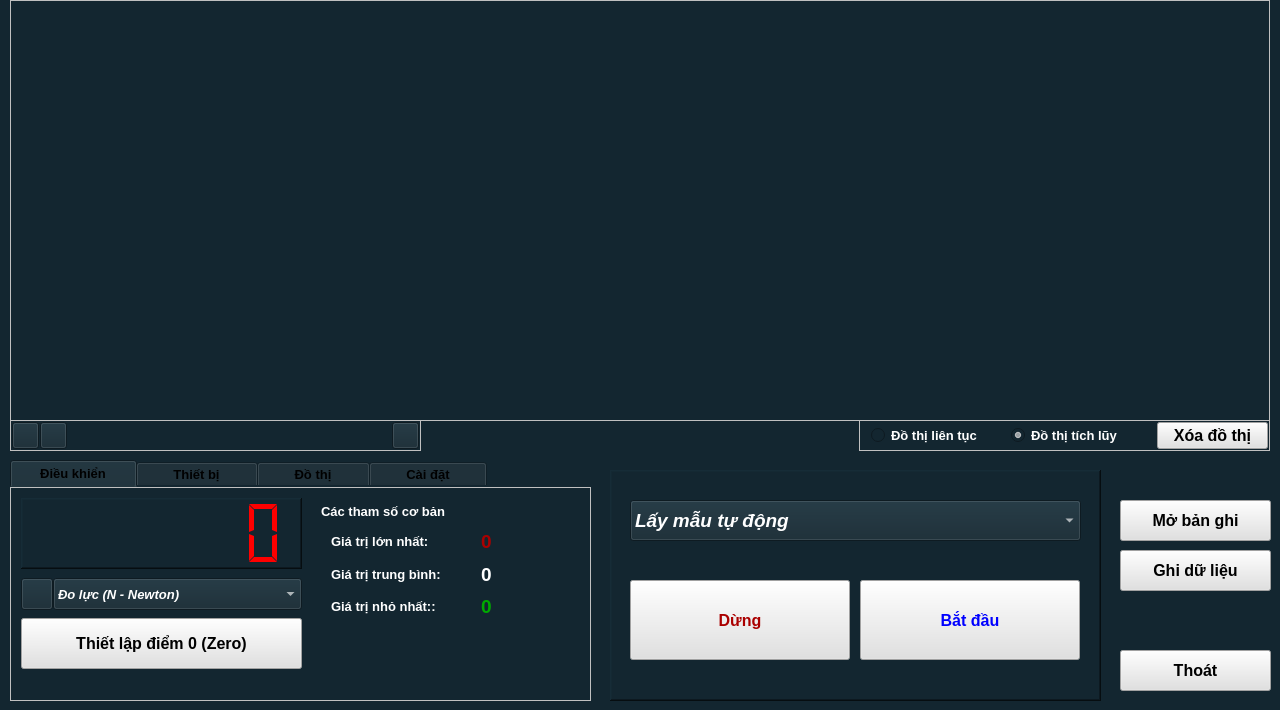
<?xml version="1.0" encoding="UTF-8"?>
<ui version="4.0">
 <class>Module_MOD1102</class>
 <widget class="QWidget" name="Module_MOD1102">
  <property name="geometry">
   <rect>
    <x>0</x>
    <y>0</y>
    <width>1280</width>
    <height>710</height>
   </rect>
  </property>
  <property name="windowTitle">
   <string>Form</string>
  </property>
  <property name="windowIcon">
   <iconset resource="../image.qrc">
    <normaloff>:/image/MFS1102.jpg</normaloff>:/image/MFS1102.jpg</iconset>
  </property>
  <property name="styleSheet">
   <string notr="true">background-color: #132630;</string>
  </property>
  <widget class="QFrame" name="frame_Chart">
   <property name="geometry">
    <rect>
     <x>10</x>
     <y>0</y>
     <width>1260</width>
     <height>421</height>
    </rect>
   </property>
   <property name="styleSheet">
    <string notr="true">QFrame { 
border: 1px solid #C0C0C0;
}</string>
   </property>
   <property name="frameShape">
    <enum>QFrame::StyledPanel</enum>
   </property>
   <property name="frameShadow">
    <enum>QFrame::Raised</enum>
   </property>
  </widget>
  <widget class="QPushButton" name="pushButton_Cancel">
   <property name="geometry">
    <rect>
     <x>1120</x>
     <y>650</y>
     <width>151</width>
     <height>41</height>
    </rect>
   </property>
   <property name="font">
    <font>
     <pointsize>12</pointsize>
     <bold>true</bold>
    </font>
   </property>
   <property name="styleSheet">
    <string notr="true">background-color: rgb(225, 225, 225);</string>
   </property>
   <property name="text">
    <string>Thoát</string>
   </property>
  </widget>
  <widget class="QFrame" name="frame">
   <property name="geometry">
    <rect>
     <x>610</x>
     <y>470</y>
     <width>491</width>
     <height>231</height>
    </rect>
   </property>
   <property name="styleSheet">
    <string notr="true">background-color: #132630;</string>
   </property>
   <property name="frameShape">
    <enum>QFrame::WinPanel</enum>
   </property>
   <property name="frameShadow">
    <enum>QFrame::Raised</enum>
   </property>
   <widget class="QPushButton" name="pushButton_Stop">
    <property name="geometry">
     <rect>
      <x>20</x>
      <y>110</y>
      <width>220</width>
      <height>80</height>
     </rect>
    </property>
    <property name="font">
     <font>
      <pointsize>12</pointsize>
      <bold>true</bold>
     </font>
    </property>
    <property name="styleSheet">
     <string notr="true">background-color: rgb(225, 225, 225);color: rgb(170, 0, 0);</string>
    </property>
    <property name="text">
     <string>Dừng</string>
    </property>
   </widget>
   <widget class="QPushButton" name="pushButton_Next">
    <property name="geometry">
     <rect>
      <x>250</x>
      <y>110</y>
      <width>220</width>
      <height>80</height>
     </rect>
    </property>
    <property name="font">
     <font>
      <pointsize>12</pointsize>
      <bold>true</bold>
     </font>
    </property>
    <property name="styleSheet">
     <string notr="true">background-color: rgb(225, 225, 225);
color: rgb(0, 0, 255);</string>
    </property>
    <property name="text">
     <string>Bắt đầu</string>
    </property>
   </widget>
   <widget class="QComboBox" name="comboBox_SelectSample">
    <property name="geometry">
     <rect>
      <x>20</x>
      <y>30</y>
      <width>451</width>
      <height>41</height>
     </rect>
    </property>
    <property name="font">
     <font>
      <pointsize>14</pointsize>
      <italic>true</italic>
      <bold>true</bold>
     </font>
    </property>
    <property name="layoutDirection">
     <enum>Qt::LeftToRight</enum>
    </property>
    <property name="styleSheet">
     <string notr="true">color: rgb(255, 255, 255);</string>
    </property>
    <property name="editable">
     <bool>false</bool>
    </property>
    <item>
     <property name="text">
      <string>Lấy mẫu tự động</string>
     </property>
    </item>
    <item>
     <property name="text">
      <string>Lấy mẫu khi nhấn &quot;Bắt đầu&quot;</string>
     </property>
    </item>
    <item>
     <property name="text">
      <string>Lấy mẫu so sánh (3 đường đồ thị)</string>
     </property>
    </item>
   </widget>
  </widget>
  <widget class="QTabWidget" name="tabWidget">
   <property name="geometry">
    <rect>
     <x>10</x>
     <y>460</y>
     <width>581</width>
     <height>241</height>
    </rect>
   </property>
   <property name="font">
    <font>
     <pointsize>10</pointsize>
     <bold>true</bold>
    </font>
   </property>
   <property name="styleSheet">
    <string notr="true">QTabWidget::pane { 
border: 1px solid #C0C0C0;
}
</string>
   </property>
   <property name="currentIndex">
    <number>0</number>
   </property>
   <widget class="QWidget" name="tab_Infor">
    <attribute name="title">
     <string>     Điều khiển     </string>
    </attribute>
    <widget class="QWidget" name="verticalLayoutWidget">
     <property name="geometry">
      <rect>
       <x>320</x>
       <y>40</y>
       <width>151</width>
       <height>92</height>
      </rect>
     </property>
     <layout class="QVBoxLayout" name="verticalLayout">
      <item>
       <widget class="QLabel" name="label">
        <property name="font">
         <font>
          <pointsize>10</pointsize>
          <bold>true</bold>
         </font>
        </property>
        <property name="styleSheet">
         <string notr="true">color: rgb(255, 255, 255);</string>
        </property>
        <property name="text">
         <string>Giá trị lớn nhất:</string>
        </property>
       </widget>
      </item>
      <item>
       <widget class="QLabel" name="label_3">
        <property name="font">
         <font>
          <pointsize>10</pointsize>
          <bold>true</bold>
         </font>
        </property>
        <property name="styleSheet">
         <string notr="true">color: rgb(255, 255, 255);</string>
        </property>
        <property name="text">
         <string>Giá trị trung bình:</string>
        </property>
       </widget>
      </item>
      <item>
       <widget class="QLabel" name="label_2">
        <property name="font">
         <font>
          <pointsize>10</pointsize>
          <bold>true</bold>
         </font>
        </property>
        <property name="styleSheet">
         <string notr="true">color: rgb(255, 255, 255);</string>
        </property>
        <property name="text">
         <string>Giá trị nhỏ nhất::</string>
        </property>
       </widget>
      </item>
     </layout>
    </widget>
    <widget class="QWidget" name="verticalLayoutWidget_2">
     <property name="geometry">
      <rect>
       <x>470</x>
       <y>40</y>
       <width>101</width>
       <height>92</height>
      </rect>
     </property>
     <layout class="QVBoxLayout" name="verticalLayout_2">
      <item>
       <widget class="QLabel" name="label_ValueMax">
        <property name="font">
         <font>
          <pointsize>14</pointsize>
          <bold>true</bold>
         </font>
        </property>
        <property name="styleSheet">
         <string notr="true">color: rgb(170, 0, 0);</string>
        </property>
        <property name="text">
         <string>0</string>
        </property>
       </widget>
      </item>
      <item>
       <widget class="QLabel" name="label_ValueAvg">
        <property name="font">
         <font>
          <pointsize>14</pointsize>
          <bold>true</bold>
         </font>
        </property>
        <property name="styleSheet">
         <string notr="true">color: rgb(255, 255, 255);</string>
        </property>
        <property name="text">
         <string>0</string>
        </property>
       </widget>
      </item>
      <item>
       <widget class="QLabel" name="label_ValueMin">
        <property name="font">
         <font>
          <pointsize>14</pointsize>
          <bold>true</bold>
         </font>
        </property>
        <property name="styleSheet">
         <string notr="true">color: rgb(0, 170, 0);</string>
        </property>
        <property name="text">
         <string>0</string>
        </property>
       </widget>
      </item>
     </layout>
    </widget>
    <widget class="QLabel" name="label_sampleInfo">
     <property name="geometry">
      <rect>
       <x>310</x>
       <y>10</y>
       <width>261</width>
       <height>26</height>
      </rect>
     </property>
     <property name="font">
      <font>
       <pointsize>10</pointsize>
       <bold>true</bold>
      </font>
     </property>
     <property name="styleSheet">
      <string notr="true">color: rgb(255, 255, 255);</string>
     </property>
     <property name="text">
      <string>Các tham số cơ bản</string>
     </property>
    </widget>
    <widget class="QFrame" name="frame_2">
     <property name="geometry">
      <rect>
       <x>0</x>
       <y>0</y>
       <width>301</width>
       <height>191</height>
      </rect>
     </property>
     <property name="styleSheet">
      <string notr="true">background-color: #132630;</string>
     </property>
     <property name="frameShape">
      <enum>QFrame::NoFrame</enum>
     </property>
     <property name="frameShadow">
      <enum>QFrame::Raised</enum>
     </property>
     <widget class="QPushButton" name="pushButton">
      <property name="geometry">
       <rect>
        <x>10</x>
        <y>90</y>
        <width>32</width>
        <height>32</height>
       </rect>
      </property>
      <property name="styleSheet">
       <string notr="true"/>
      </property>
      <property name="text">
       <string/>
      </property>
      <property name="icon">
       <iconset resource="../image.qrc">
        <normaloff>:/image/MFS1101_Icon.jpg</normaloff>:/image/MFS1101_Icon.jpg</iconset>
      </property>
      <property name="iconSize">
       <size>
        <width>32</width>
        <height>32</height>
       </size>
      </property>
     </widget>
     <widget class="QLCDNumber" name="lcdNumber_Value">
      <property name="geometry">
       <rect>
        <x>10</x>
        <y>10</y>
        <width>281</width>
        <height>71</height>
       </rect>
      </property>
      <property name="styleSheet">
       <string notr="true">background-color: #132630;
color: rgb(255, 0, 0);</string>
      </property>
      <property name="frameShape">
       <enum>QFrame::WinPanel</enum>
      </property>
      <property name="lineWidth">
       <number>1</number>
      </property>
      <property name="smallDecimalPoint">
       <bool>false</bool>
      </property>
      <property name="digitCount">
       <number>7</number>
      </property>
      <property name="segmentStyle">
       <enum>QLCDNumber::Flat</enum>
      </property>
      <property name="value" stdset="0">
       <double>0.000000000000000</double>
      </property>
      <property name="intValue" stdset="0">
       <number>0</number>
      </property>
     </widget>
     <widget class="QComboBox" name="comboBox_Unit">
      <property name="geometry">
       <rect>
        <x>42</x>
        <y>90</y>
        <width>249</width>
        <height>32</height>
       </rect>
      </property>
      <property name="font">
       <font>
        <pointsize>10</pointsize>
        <italic>true</italic>
        <bold>true</bold>
       </font>
      </property>
      <property name="styleSheet">
       <string notr="true">color: rgb(255, 255, 255);</string>
      </property>
      <item>
       <property name="text">
        <string>Đo lực (N - Newton)</string>
       </property>
      </item>
      <item>
       <property name="text">
        <string>Đo khối lượng (G - Gram)</string>
       </property>
      </item>
      <item>
       <property name="text">
        <string>Đo khối lượng (Kg - Kilogram)</string>
       </property>
      </item>
      <item>
       <property name="text">
        <string>Đo trọng lượng (N - Newton)</string>
       </property>
      </item>
     </widget>
     <widget class="QPushButton" name="pushButton_setZero">
      <property name="geometry">
       <rect>
        <x>10</x>
        <y>130</y>
        <width>281</width>
        <height>51</height>
       </rect>
      </property>
      <property name="font">
       <font>
        <pointsize>12</pointsize>
        <bold>true</bold>
       </font>
      </property>
      <property name="styleSheet">
       <string notr="true">background-color: rgb(225, 225, 225);</string>
      </property>
      <property name="text">
       <string>Thiết lập điểm 0 (Zero)</string>
      </property>
     </widget>
    </widget>
   </widget>
   <widget class="QWidget" name="tab_2">
    <attribute name="title">
     <string>       Thiết bị       </string>
    </attribute>
    <widget class="QWidget" name="verticalLayoutWidget_4">
     <property name="geometry">
      <rect>
       <x>150</x>
       <y>10</y>
       <width>291</width>
       <height>101</height>
      </rect>
     </property>
     <layout class="QVBoxLayout" name="verticalLayout_3">
      <item>
       <widget class="QLabel" name="label_Name">
        <property name="font">
         <font>
          <pointsize>10</pointsize>
         </font>
        </property>
        <property name="styleSheet">
         <string notr="true">color: rgb(255, 255, 255);</string>
        </property>
        <property name="text">
         <string/>
        </property>
       </widget>
      </item>
      <item>
       <widget class="QLabel" name="label_Address">
        <property name="font">
         <font>
          <pointsize>10</pointsize>
         </font>
        </property>
        <property name="styleSheet">
         <string notr="true">color: rgb(255, 255, 255);</string>
        </property>
        <property name="text">
         <string/>
        </property>
       </widget>
      </item>
      <item>
       <widget class="QLabel" name="label_SerialNumber">
        <property name="font">
         <font>
          <pointsize>10</pointsize>
         </font>
        </property>
        <property name="styleSheet">
         <string notr="true">color: rgb(255, 255, 255);</string>
        </property>
        <property name="text">
         <string/>
        </property>
       </widget>
      </item>
     </layout>
    </widget>
    <widget class="QWidget" name="verticalLayoutWidget_5">
     <property name="geometry">
      <rect>
       <x>10</x>
       <y>10</y>
       <width>111</width>
       <height>131</height>
      </rect>
     </property>
     <layout class="QVBoxLayout" name="verticalLayout_5">
      <item>
       <widget class="QLabel" name="label_4">
        <property name="font">
         <font>
          <pointsize>10</pointsize>
          <bold>true</bold>
         </font>
        </property>
        <property name="styleSheet">
         <string notr="true">color: rgb(255, 255, 255);</string>
        </property>
        <property name="text">
         <string>Tên thiết bị:</string>
        </property>
       </widget>
      </item>
      <item>
       <widget class="QLabel" name="label_6">
        <property name="font">
         <font>
          <pointsize>10</pointsize>
          <bold>true</bold>
         </font>
        </property>
        <property name="styleSheet">
         <string notr="true">color: rgb(255, 255, 255);</string>
        </property>
        <property name="text">
         <string>Địa chỉ:</string>
        </property>
       </widget>
      </item>
      <item>
       <widget class="QLabel" name="label_7">
        <property name="font">
         <font>
          <pointsize>10</pointsize>
          <bold>true</bold>
         </font>
        </property>
        <property name="styleSheet">
         <string notr="true">color: rgb(255, 255, 255);</string>
        </property>
        <property name="text">
         <string>Mã sê-ri:</string>
        </property>
       </widget>
      </item>
      <item>
       <widget class="QLabel" name="label_5">
        <property name="font">
         <font>
          <pointsize>10</pointsize>
          <bold>true</bold>
         </font>
        </property>
        <property name="styleSheet">
         <string notr="true">color: rgb(255, 255, 255);</string>
        </property>
        <property name="text">
         <string>Mô tả:</string>
        </property>
       </widget>
      </item>
     </layout>
    </widget>
    <widget class="QWidget" name="verticalLayoutWidget_3">
     <property name="geometry">
      <rect>
       <x>150</x>
       <y>110</y>
       <width>291</width>
       <height>61</height>
      </rect>
     </property>
     <layout class="QVBoxLayout" name="verticalLayout_4">
      <item>
       <widget class="QLabel" name="label_Description">
        <property name="font">
         <font>
          <pointsize>10</pointsize>
         </font>
        </property>
        <property name="styleSheet">
         <string notr="true">color: rgb(255, 255, 255);</string>
        </property>
        <property name="text">
         <string/>
        </property>
        <property name="alignment">
         <set>Qt::AlignLeading|Qt::AlignLeft|Qt::AlignTop</set>
        </property>
       </widget>
      </item>
     </layout>
    </widget>
   </widget>
   <widget class="QWidget" name="tab">
    <attribute name="title">
     <string>       Đồ thị       </string>
    </attribute>
    <widget class="QLabel" name="label_15">
     <property name="geometry">
      <rect>
       <x>40</x>
       <y>10</y>
       <width>101</width>
       <height>22</height>
      </rect>
     </property>
     <property name="font">
      <font>
       <pointsize>10</pointsize>
       <bold>true</bold>
      </font>
     </property>
     <property name="styleSheet">
      <string notr="true">color: rgb(255, 255, 255);</string>
     </property>
     <property name="text">
      <string>Trục Y - Thấp</string>
     </property>
    </widget>
    <widget class="QLabel" name="label_16">
     <property name="geometry">
      <rect>
       <x>230</x>
       <y>10</y>
       <width>91</width>
       <height>22</height>
      </rect>
     </property>
     <property name="font">
      <font>
       <pointsize>10</pointsize>
       <bold>true</bold>
      </font>
     </property>
     <property name="styleSheet">
      <string notr="true">color: rgb(255, 255, 255);</string>
     </property>
     <property name="text">
      <string>Trục Y - Cao</string>
     </property>
    </widget>
    <widget class="QSpinBox" name="spinBox_AxisY_Range_Min">
     <property name="geometry">
      <rect>
       <x>30</x>
       <y>35</y>
       <width>111</width>
       <height>81</height>
      </rect>
     </property>
     <property name="font">
      <font>
       <pointsize>10</pointsize>
       <bold>true</bold>
      </font>
     </property>
     <property name="styleSheet">
      <string notr="true">QSpinBox
{
background-color: rgb(255, 255, 255);
color: rgb(0, 0, 0);
}
QSpinBox::up-button
{
    min-width:40px;
    min-height: 20px;
}
QSpinBox::down-button
{
    min-width: 40px;
    min-height: 20px;
}</string>
     </property>
     <property name="minimum">
      <number>-9999999</number>
     </property>
     <property name="maximum">
      <number>9999999</number>
     </property>
     <property name="value">
      <number>0</number>
     </property>
    </widget>
    <widget class="QSpinBox" name="spinBox_AxisY_Range_Max">
     <property name="geometry">
      <rect>
       <x>220</x>
       <y>35</y>
       <width>111</width>
       <height>81</height>
      </rect>
     </property>
     <property name="font">
      <font>
       <pointsize>10</pointsize>
       <bold>true</bold>
      </font>
     </property>
     <property name="styleSheet">
      <string notr="true">QSpinBox
{
background-color: rgb(255, 255, 255);
color: rgb(0, 0, 0);
}
QSpinBox::up-button
{
    min-width:40px;
    min-height: 20px;
}
QSpinBox::down-button
{
    min-width: 40px;
    min-height: 20px;
}</string>
     </property>
     <property name="minimum">
      <number>-9999999</number>
     </property>
     <property name="maximum">
      <number>9999999</number>
     </property>
     <property name="value">
      <number>1</number>
     </property>
    </widget>
    <widget class="QLabel" name="label_17">
     <property name="geometry">
      <rect>
       <x>390</x>
       <y>10</y>
       <width>161</width>
       <height>22</height>
      </rect>
     </property>
     <property name="font">
      <font>
       <pointsize>10</pointsize>
       <bold>true</bold>
      </font>
     </property>
     <property name="styleSheet">
      <string notr="true">color: rgb(255, 255, 255);</string>
     </property>
     <property name="text">
      <string>Số lượng mẫu (trục X):</string>
     </property>
    </widget>
    <widget class="QSpinBox" name="spinBox_AxitX_Range_Max">
     <property name="geometry">
      <rect>
       <x>410</x>
       <y>35</y>
       <width>111</width>
       <height>81</height>
      </rect>
     </property>
     <property name="font">
      <font>
       <pointsize>10</pointsize>
       <bold>true</bold>
      </font>
     </property>
     <property name="styleSheet">
      <string notr="true">QSpinBox
{
background-color: rgb(255, 255, 255);
color: rgb(0, 0, 0);
}
QSpinBox::up-button
{
    min-width:40px;
    min-height: 20px;
}
QSpinBox::down-button
{
    min-width: 40px;
    min-height: 20px;
}</string>
     </property>
     <property name="minimum">
      <number>10</number>
     </property>
     <property name="maximum">
      <number>1000</number>
     </property>
     <property name="value">
      <number>100</number>
     </property>
    </widget>
    <widget class="QPushButton" name="pushButton_SetConfigChart">
     <property name="geometry">
      <rect>
       <x>90</x>
       <y>130</y>
       <width>371</width>
       <height>51</height>
      </rect>
     </property>
     <property name="font">
      <font>
       <pointsize>12</pointsize>
       <bold>true</bold>
      </font>
     </property>
     <property name="styleSheet">
      <string notr="true">background-color: rgb(225, 225, 225);</string>
     </property>
     <property name="text">
      <string>Cài đặt đồ thị</string>
     </property>
    </widget>
   </widget>
   <widget class="QWidget" name="tab_3">
    <attribute name="title">
     <string>       Cài đặt       </string>
    </attribute>
    <widget class="QLabel" name="label_12">
     <property name="geometry">
      <rect>
       <x>290</x>
       <y>35</y>
       <width>41</width>
       <height>22</height>
      </rect>
     </property>
     <property name="font">
      <font>
       <pointsize>10</pointsize>
       <bold>true</bold>
      </font>
     </property>
     <property name="styleSheet">
      <string notr="true">color: rgb(255, 255, 255);</string>
     </property>
     <property name="text">
      <string>(ms)</string>
     </property>
    </widget>
    <widget class="QLabel" name="label_11">
     <property name="geometry">
      <rect>
       <x>20</x>
       <y>40</y>
       <width>141</width>
       <height>22</height>
      </rect>
     </property>
     <property name="font">
      <font>
       <pointsize>10</pointsize>
       <bold>true</bold>
      </font>
     </property>
     <property name="styleSheet">
      <string notr="true">color: rgb(255, 255, 255);</string>
     </property>
     <property name="text">
      <string>Thời gian lấy mẫu :</string>
     </property>
    </widget>
    <widget class="QPushButton" name="pushButton_SetSampleTime">
     <property name="geometry">
      <rect>
       <x>330</x>
       <y>20</y>
       <width>151</width>
       <height>61</height>
      </rect>
     </property>
     <property name="font">
      <font>
       <pointsize>12</pointsize>
       <bold>true</bold>
      </font>
     </property>
     <property name="styleSheet">
      <string notr="true">background-color: rgb(225, 225, 225);</string>
     </property>
     <property name="text">
      <string>Cài đặt</string>
     </property>
    </widget>
    <widget class="QPushButton" name="pushButton_Calib">
     <property name="geometry">
      <rect>
       <x>330</x>
       <y>130</y>
       <width>151</width>
       <height>61</height>
      </rect>
     </property>
     <property name="font">
      <font>
       <pointsize>12</pointsize>
       <bold>true</bold>
      </font>
     </property>
     <property name="styleSheet">
      <string notr="true">background-color: rgb(225, 225, 225);</string>
     </property>
     <property name="text">
      <string>Hiệu chuẩn</string>
     </property>
    </widget>
    <widget class="QSpinBox" name="spinBox_SampleTime">
     <property name="geometry">
      <rect>
       <x>170</x>
       <y>10</y>
       <width>111</width>
       <height>81</height>
      </rect>
     </property>
     <property name="font">
      <font>
       <pointsize>10</pointsize>
       <bold>true</bold>
      </font>
     </property>
     <property name="styleSheet">
      <string notr="true">QSpinBox
{
background-color: rgb(255, 255, 255);
color: rgb(0, 0, 0);
}
QSpinBox::up-button
{
    min-width:40px;
    min-height: 20px;
}
QSpinBox::down-button
{
    min-width: 40px;
    min-height: 20px;
}</string>
     </property>
     <property name="minimum">
      <number>1</number>
     </property>
     <property name="maximum">
      <number>9999999</number>
     </property>
     <property name="value">
      <number>100</number>
     </property>
    </widget>
    <widget class="QLabel" name="label_9">
     <property name="geometry">
      <rect>
       <x>21</x>
       <y>149</y>
       <width>141</width>
       <height>22</height>
      </rect>
     </property>
     <property name="font">
      <font>
       <pointsize>10</pointsize>
       <bold>true</bold>
      </font>
     </property>
     <property name="styleSheet">
      <string notr="true">color: rgb(255, 255, 255);</string>
     </property>
     <property name="text">
      <string>Hiệu chuẩn thiết bị.</string>
     </property>
    </widget>
    <widget class="Line" name="line">
     <property name="geometry">
      <rect>
       <x>20</x>
       <y>100</y>
       <width>391</width>
       <height>16</height>
      </rect>
     </property>
     <property name="orientation">
      <enum>Qt::Horizontal</enum>
     </property>
    </widget>
    <widget class="QLabel" name="label_calibInfo">
     <property name="geometry">
      <rect>
       <x>40</x>
       <y>170</y>
       <width>231</width>
       <height>22</height>
      </rect>
     </property>
     <property name="font">
      <font>
       <pointsize>10</pointsize>
       <italic>true</italic>
       <bold>true</bold>
      </font>
     </property>
     <property name="styleSheet">
      <string notr="true">color: rgb(255, 255, 127);</string>
     </property>
     <property name="text">
      <string>(chưa hiệu chuẩn)</string>
     </property>
    </widget>
   </widget>
  </widget>
  <widget class="QPushButton" name="pushButton_SaveData">
   <property name="geometry">
    <rect>
     <x>1120</x>
     <y>550</y>
     <width>151</width>
     <height>41</height>
    </rect>
   </property>
   <property name="font">
    <font>
     <pointsize>12</pointsize>
     <bold>true</bold>
    </font>
   </property>
   <property name="styleSheet">
    <string notr="true">background-color: rgb(225, 225, 225);</string>
   </property>
   <property name="text">
    <string>Ghi dữ liệu</string>
   </property>
  </widget>
  <widget class="QPushButton" name="pushButton_OpenData">
   <property name="geometry">
    <rect>
     <x>1120</x>
     <y>500</y>
     <width>151</width>
     <height>41</height>
    </rect>
   </property>
   <property name="font">
    <font>
     <pointsize>12</pointsize>
     <bold>true</bold>
    </font>
   </property>
   <property name="styleSheet">
    <string notr="true">background-color: rgb(225, 225, 225);</string>
   </property>
   <property name="text">
    <string>Mở bản ghi</string>
   </property>
  </widget>
  <widget class="QFrame" name="frame_setChart">
   <property name="geometry">
    <rect>
     <x>859</x>
     <y>420</y>
     <width>411</width>
     <height>31</height>
    </rect>
   </property>
   <property name="styleSheet">
    <string notr="true">QFrame { 
border: 1px solid #C0C0C0;
}</string>
   </property>
   <property name="frameShape">
    <enum>QFrame::StyledPanel</enum>
   </property>
   <property name="frameShadow">
    <enum>QFrame::Raised</enum>
   </property>
   <widget class="QRadioButton" name="radioButton_Continuously">
    <property name="geometry">
     <rect>
      <x>12</x>
      <y>2</y>
      <width>141</width>
      <height>27</height>
     </rect>
    </property>
    <property name="font">
     <font>
      <pointsize>10</pointsize>
      <bold>true</bold>
     </font>
    </property>
    <property name="styleSheet">
     <string notr="true">color: rgb(255, 255, 255);</string>
    </property>
    <property name="text">
     <string>Đồ thị liên tục</string>
    </property>
    <property name="checked">
     <bool>false</bool>
    </property>
   </widget>
   <widget class="QRadioButton" name="radioButton_Accumulation">
    <property name="geometry">
     <rect>
      <x>152</x>
      <y>2</y>
      <width>131</width>
      <height>27</height>
     </rect>
    </property>
    <property name="font">
     <font>
      <pointsize>10</pointsize>
      <bold>true</bold>
     </font>
    </property>
    <property name="styleSheet">
     <string notr="true">color: rgb(255, 255, 255);</string>
    </property>
    <property name="text">
     <string>Đồ thị tích lũy</string>
    </property>
    <property name="checked">
     <bool>true</bool>
    </property>
   </widget>
   <widget class="QPushButton" name="pushButton_ClearChart">
    <property name="geometry">
     <rect>
      <x>298</x>
      <y>2</y>
      <width>111</width>
      <height>27</height>
     </rect>
    </property>
    <property name="font">
     <font>
      <pointsize>12</pointsize>
      <bold>true</bold>
     </font>
    </property>
    <property name="styleSheet">
     <string notr="true">background-color: rgb(225, 225, 225);</string>
    </property>
    <property name="text">
     <string>Xóa đồ thị</string>
    </property>
   </widget>
  </widget>
  <widget class="QFrame" name="frame_trackLine">
   <property name="geometry">
    <rect>
     <x>10</x>
     <y>420</y>
     <width>411</width>
     <height>31</height>
    </rect>
   </property>
   <property name="styleSheet">
    <string notr="true">QFrame { 
border: 1px solid #C0C0C0;
}</string>
   </property>
   <property name="frameShape">
    <enum>QFrame::StyledPanel</enum>
   </property>
   <property name="frameShadow">
    <enum>QFrame::Raised</enum>
   </property>
   <widget class="QPushButton" name="pushButton_TrackLine_Yax">
    <property name="geometry">
     <rect>
      <x>382</x>
      <y>2</y>
      <width>27</width>
      <height>27</height>
     </rect>
    </property>
    <property name="font">
     <font>
      <pointsize>14</pointsize>
      <bold>true</bold>
     </font>
    </property>
    <property name="toolTip">
     <string>tính hệ số góc y=ax</string>
    </property>
    <property name="text">
     <string/>
    </property>
    <property name="icon">
     <iconset resource="../image.qrc">
      <normaloff>:/image/MFS0103_Track_yax.jpg</normaloff>:/image/MFS0103_Track_yax.jpg</iconset>
    </property>
    <property name="iconSize">
     <size>
      <width>25</width>
      <height>25</height>
     </size>
    </property>
   </widget>
   <widget class="QPushButton" name="pushButton_TrackLine_Default">
    <property name="geometry">
     <rect>
      <x>2</x>
      <y>2</y>
      <width>27</width>
      <height>27</height>
     </rect>
    </property>
    <property name="font">
     <font>
      <pointsize>14</pointsize>
      <bold>true</bold>
     </font>
    </property>
    <property name="toolTip">
     <string>trục tọa độ ảo</string>
    </property>
    <property name="text">
     <string/>
    </property>
    <property name="icon">
     <iconset resource="../image.qrc">
      <normaloff>:/image/MFS0103_Track_D.jpg</normaloff>:/image/MFS0103_Track_D.jpg</iconset>
    </property>
    <property name="iconSize">
     <size>
      <width>25</width>
      <height>25</height>
     </size>
    </property>
   </widget>
   <widget class="QPushButton" name="pushButton_TrackLine_Tooltip">
    <property name="geometry">
     <rect>
      <x>30</x>
      <y>2</y>
      <width>27</width>
      <height>27</height>
     </rect>
    </property>
    <property name="font">
     <font>
      <pointsize>14</pointsize>
      <bold>true</bold>
     </font>
    </property>
    <property name="toolTip">
     <string>bắt điểm</string>
    </property>
    <property name="text">
     <string/>
    </property>
    <property name="icon">
     <iconset resource="../image.qrc">
      <normaloff>:/image/MFS0103_Track_T.jpg</normaloff>:/image/MFS0103_Track_T.jpg</iconset>
    </property>
    <property name="iconSize">
     <size>
      <width>25</width>
      <height>25</height>
     </size>
    </property>
   </widget>
  </widget>
 </widget>
 <resources>
  <include location="../image.qrc"/>
 </resources>
 <connections/>
</ui>
